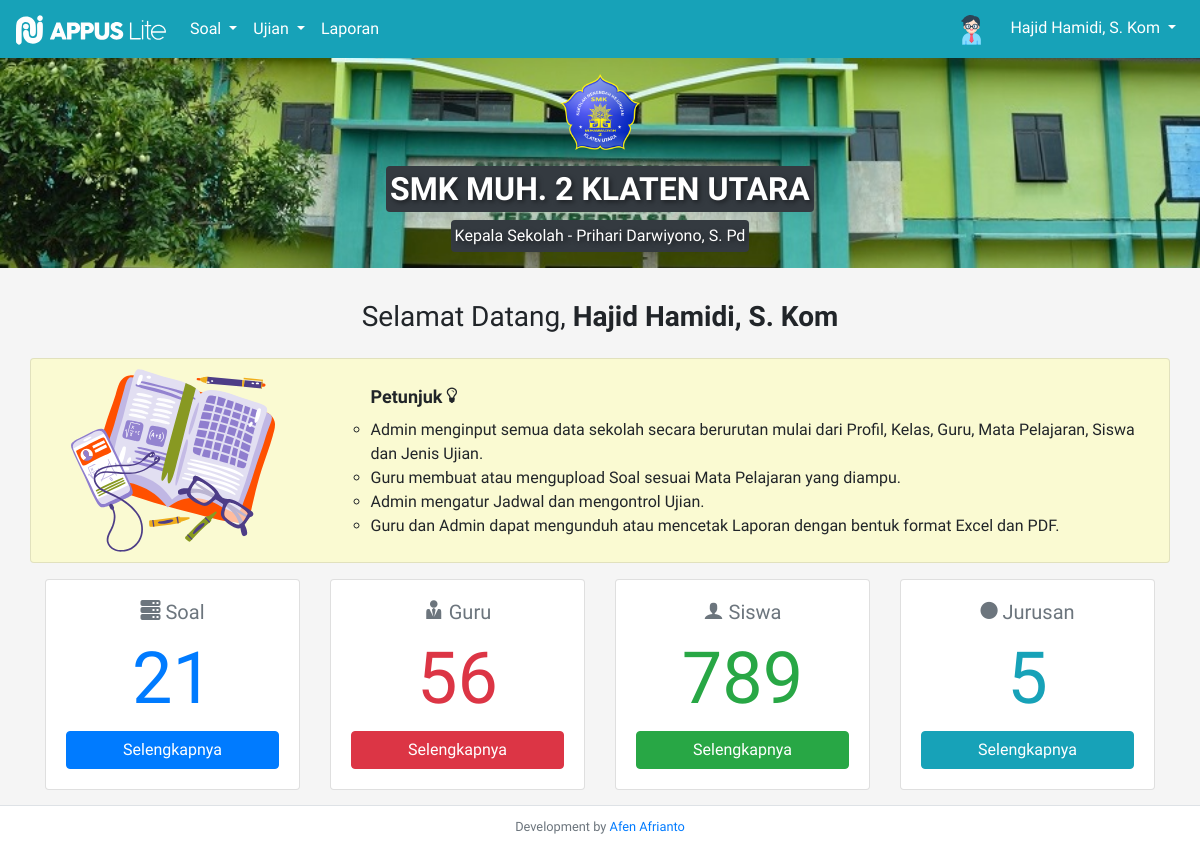
Page /admin/main.php (signed in) on the committed database.
### tables this page shows
CREATE TABLE `tb_guru` (
  `id_guru` int(11) NOT NULL,
  `nama_guru` varchar(100) NOT NULL,
  `username_guru` varchar(50) NOT NULL,
  `password_guru` varchar(255) NOT NULL,
  `pass_show_guru` varchar(255) NOT NULL
);

CREATE TABLE `tb_profil` (
  `id_profil` int(11) NOT NULL,
  `nama_sekolah` varchar(100) NOT NULL,
  `nama_kepsek` varchar(100) NOT NULL,
  `logo_sekolah` varchar(255) NOT NULL,
  `kop_sekolah` varchar(255) NOT NULL,
  `bg_sekolah` varchar(255) NOT NULL
);

### admin/modules/general_func.php (called while the page is built, shortened)
<?php
    if(isset($_SESSION['petugas'])){
        if($_SESSION['petugas'] == "admin"){
            $user_admin = $_SESSION['user'];
            $query_petugas = mysqli_query($conn, "SELECT * FROM tb_admin WHERE username_admin = '$user_admin'");
            $petugas_q = $query_petugas->fetch_assoc();
            $petugas = $petugas_q['username_admin'];
            $id_petugas = $petugas_q['id_admin'];
        }else{
            $user_guru = $_SESSION['user'];
            $query_petugasX = mysqli_query($conn, "SELECT * FROM tb_guru WHERE username_guru = '$user_guru' ");
            $petugas_q = $query_petugasX->fetch_assoc();
            $petugas = $petugas_q['nama_guru'];
        }
    }
?>

### admin/modules/profil.php (called while the page is built, shortened)
<?php
    $query_sekolah = mysqli_query($conn, "SELECT * FROM tb_profil");
    if(mysqli_num_rows($query_sekolah) > 0){
        $sekolah = $query_sekolah->fetch_assoc();
    }
?>

### admin/main.php (the view, shortened to what this page needs)
<?php
    include "modules/connect.php";
    include "modules/general_func.php";
    include "modules/profil.php";
    include "modules/ujian.php";
?>
<!DOCTYPE html>
<html lang="en">
<head>
    <link rel="stylesheet" href="../bootstrap/css/bootstrap.min.css">
    <link rel="stylesheet" href="assets/img/icomoon/style.css">
    <link rel="stylesheet" href="assets/img/icomoon2/style.css">
    <link rel="stylesheet" href="https://cdn.datatables.net/1.10.25/css/jquery.dataTables.min.css">
    <link rel="stylesheet" href="assets/css/main.css">
</head>
<body class="pb-5">
<nav class="navbar navbar-expand-lg navbar-dark bg-info">
    <a class="navbar-brand" href="?cnt=home">
        <img src="assets/img/logo_putih.svg" width="150" height="30" alt="">
    </a>
    <div class="collapse navbar-collapse" id="navbarSupportedContent">
        <ul class="navbar-nav mr-auto">
            <li class="nav-item dropdown active">
                <a class="nav-link dropdown-toggle" href="#" id="navbarDropdown" role="button" data-toggle="dropdown" aria-haspopup="true" aria-expanded="false">
                    Soal
                </a>
            </li>
            <li class="nav-item dropdown active">
                <a class="nav-link dropdown-toggle" href="#" id="navbarDropdown" role="button" data-toggle="dropdown" aria-haspopup="true" aria-expanded="false">
                    Ujian
                </a>
            </li>
            <li class="nav-item active">
                <a class="nav-link" href="?cnt=laporan">Laporan</a>
            </li>
        </ul>
        <div class="my-2 my-lg-0">
            <ul class="navbar-nav mr-auto w-auto">
                <div class="navbar-brand text-center">
                    <?php if($_SESSION['petugas'] == 'admin') : ?>
                        <img src="assets/img/icon_admin.svg" width="30" height="30" alt="" title="Kamu seorang admin">
                    <?php else: ?>
                        <img src="assets/img/guru_icon.svg" width="30" height="30" alt="" title="Kamu seorang guru">
                    <?php endif; ?>
                </div>
                <li class="nav-item dropdown active w-auto text-center" style="min-width: 150px;">
                    <a class="nav-link dropdown-toggle" href="#" id="navbarDropdown" role="button" data-toggle="dropdown" aria-haspopup="true" aria-expanded="false">
                        <?= $petugas; ?>
                    </a>
                </li>
            </ul>
        </div>
    </div>
</nav>
<?php
    if(isset($_GET['cnt'])):
            $content = $_GET['cnt'].".php";
            include "contents/$content";
    else:
            include "contents/home.php";
    endif;
?>
<div class="border-top mt-3 py-2 pb-3 text-center w-100 bg-white" style="position: fixed; bottom: 0;">
    <small class="text-secondary">Development by <a href="#">Afen Afrianto</a></small>
</div>
</body>
</html>

### admin/contents/home.php
<div class="img-home jumbotron jumbotron-fluid py-3" style="background: url(assets/img/profil_smk/<?= $sekolah['bg_sekolah'] ?>); background-repeat: none; background-size: cover; background-position: center center;">
  <div class="container">
    <div class="d-flex flex-column align-items-center">
        <img src="assets/img/profil_smk/<?= $sekolah['logo_sekolah'] ?>" alt="logo-smk" width="80" class="mb-3">
        <h2 class="d-inline-block text-center text-white bg-dark p-1 rounded" style="font-weight: bold; text-shadow:2px 2px 5px rgba(0,0,0,0.5); "><?= $sekolah['nama_sekolah']; ?></h2>
        <p class="lead d-inline-block text-center text-white bg-dark m-0 p-1 rounded" style="text-shadow:2px 2px 5px rgba(0,0,0,0.5); font-size:medium;">Kepala Sekolah - <?= $sekolah['nama_kepsek']; ?></p>
    </div>
  </div>
</div>
<div class="container pb-3">
    <h3 class="text-center">Selamat Datang, <b><?= $petugas; ?></b></h3>
</div>
<div class="container mb-3 rounded" style="background-color: lightgoldenrodyellow; border:1px solid rgba(0,0,0,0.1);">
    <div class="row align-items-center">
        <div class="col-sm-3 text-center">
            <img class="img-fan1" src="assets/img/svg/004-book.svg" alt="" style="width: 80%;">
        </div>
        <div class="col-sm-9 pt-3">
            <ul>
                <li class="p-0 mb-2" style="list-style: none; font-weight:bold; font-size:large;">Petunjuk  <b class="icon-lightbulb-o"></b></li>
                <li style="list-style: circle;">Admin menginput semua data sekolah secara berurutan mulai dari Profil, Kelas, Guru, Mata Pelajaran, Siswa dan Jenis Ujian.</li>
                <li style="list-style: circle;">Guru membuat atau mengupload Soal sesuai Mata Pelajaran yang diampu.</li>
                <li style="list-style: circle;">Admin mengatur Jadwal dan mengontrol Ujian.</li>
                <li style="list-style: circle;">Guru dan Admin dapat mengunduh atau mencetak Laporan dengan bentuk format Excel dan PDF.</li>
            </ul>
        </div>
    </div>
</div>
<div class="container">
    <div class="row">
        <div class="col-sm-3 mb-3">
            <div class="card bg-white">
                <div class="card-body text-center">
                    <h5 class="card-title text-secondary"><b class="icon-servers"></b> Soal</h5>
                    <h1 class="display-3 text-primary">21</h1>
                    <a href="?cnt=kelola_soal" class="btn btn-primary w-100">Selengkapnya</a>
                </div>
            </div>
        </div>
        <div class="col-sm-3 mb-3">
            <div class="card bg-white">
                <div class="card-body text-center">
                    <h5 class="card-title text-secondary"><b class="icon-user-tie"></b> Guru</h5>
                    <h1 class="display-3 text-danger">56</h1>
                    <a href="?cnt=guru" class="btn btn-danger w-100">Selengkapnya</a>
                </div>
            </div>
        </div>
        <div class="col-sm-3 mb-3">
            <div class="card bg-white">
                <div class="card-body text-center">
                    <h5 class="card-title text-secondary"><b class="icon-user"></b> Siswa</h5>
                    <h1 class="display-3 text-success">789</h1>
                    <a href="?cnt=siswa" class="btn btn-success w-100">Selengkapnya</a>
                </div>
            </div>
        </div>
        <div class="col-sm-3 mb-3">
            <div class="card bg-white">
                <div class="card-body text-center">
                    <h5 class="card-title text-secondary"><b class="icon-circle"></b> Jurusan</h5>
                    <h1 class="display-3 text-info">5</h1>
                    <a href="?cnt=kelas" class="btn btn-info w-100">Selengkapnya</a>
                </div>
            </div>
        </div>
    </div>
</div>

### admin/assets/img/icomoon/style.css (style rules this page uses)
[class^="icon-"], [class*=" icon-"] { font-family: 'icomoon' !important; speak: never; font-style: normal; font-weight: normal; font-variant: normal; text-transform: none; line-height: 1; -webkit-font-smoothing: antialiased; -moz-osx-font-smoothing: grayscale; }
.icon-lightbulb-o:before { content: "\f0eb"; }
.icon-circle:before { content: "\f111"; }
.icon-user:before { content: "\e971"; }
.icon-user-tie:before { content: "\e976"; }

### admin/assets/img/icomoon2/style.css (style rules this page uses)
[class^="icon-"], [class*=" icon-"] { font-family: 'icomoon' !important; speak: never; font-style: normal; font-weight: normal; font-variant: normal; text-transform: none; line-height: 1; -webkit-font-smoothing: antialiased; -moz-osx-font-smoothing: grayscale; }
.icon-servers:before { content: "\e900"; }

### admin/assets/css/main.css (style rules this page uses)
* { font-family: 'Comfortaa', sans-serif; }
body { background-color: whitesmoke; }
.img-home { background-image: url("../img/profil_smk/smk.JPG"); background-repeat: no-repeat; background-size: cover; background-position: center center; }
.img-fan1 { animation: zoom 2s ease alternate infinite; }

### rows in the picture
tb_guru: nama_guru "Hajid Hamidi, S. Kom"
tb_profil: bg_sekolah (picture), logo_sekolah (picture), nama_sekolah "SMK MUH. 2 KLATEN UTARA", nama_kepsek "Prihari Darwiyono, S. Pd"
